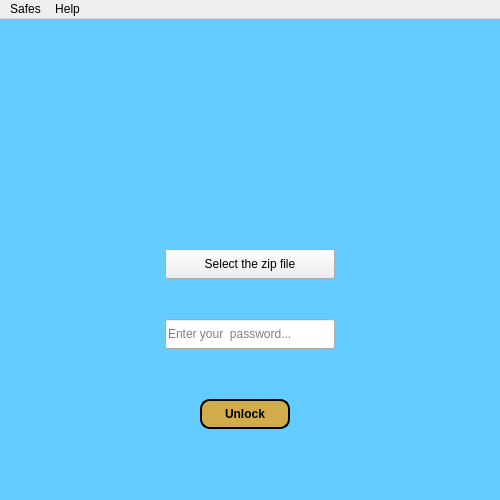
<?xml version="1.0" encoding="UTF-8"?>
<ui version="4.0">
 <class>LoginWindow</class>
 <widget class="QMainWindow" name="LoginWindow">
  <property name="geometry">
   <rect>
    <x>0</x>
    <y>0</y>
    <width>500</width>
    <height>500</height>
   </rect>
  </property>
  <property name="font">
   <font>
    <weight>50</weight>
    <bold>false</bold>
   </font>
  </property>
  <property name="windowTitle">
   <string>Password King Unlock</string>
  </property>
  <property name="styleSheet">
   <string notr="true"/>
  </property>
  <widget class="QWidget" name="central_widget">
   <property name="styleSheet">
    <string notr="true">#central_widget {
	background: #64ccff;
}</string>
   </property>
   <widget class="QLabel" name="logo_label">
    <property name="geometry">
     <rect>
      <x>150</x>
      <y>30</y>
      <width>200</width>
      <height>200</height>
     </rect>
    </property>
    <property name="text">
     <string/>
    </property>
    <property name="pixmap">
     <pixmap resource="../resources.qrc">:/logos/password_king_logo.png</pixmap>
    </property>
    <property name="scaledContents">
     <bool>true</bool>
    </property>
   </widget>
   <widget class="QPushButton" name="select_the_zip_file_button">
    <property name="geometry">
     <rect>
      <x>165</x>
      <y>230</y>
      <width>170</width>
      <height>30</height>
     </rect>
    </property>
    <property name="text">
     <string>Select the zip file</string>
    </property>
   </widget>
   <widget class="QPushButton" name="unlock_button">
    <property name="geometry">
     <rect>
      <x>200</x>
      <y>380</y>
      <width>90</width>
      <height>30</height>
     </rect>
    </property>
    <property name="font">
     <font>
      <weight>75</weight>
      <bold>true</bold>
     </font>
    </property>
    <property name="styleSheet">
     <string notr="true">#unlock_button {
	background: #d0ac4b;
	color: black;
	border: 2px solid black;
	border-radius: 10px;
}</string>
    </property>
    <property name="text">
     <string>Unlock</string>
    </property>
   </widget>
   <widget class="QLabel" name="info_label">
    <property name="geometry">
     <rect>
      <x>50</x>
      <y>420</y>
      <width>400</width>
      <height>50</height>
     </rect>
    </property>
    <property name="styleSheet">
     <string notr="true"/>
    </property>
    <property name="text">
     <string/>
    </property>
    <property name="alignment">
     <set>Qt::AlignCenter</set>
    </property>
    <property name="wordWrap">
     <bool>true</bool>
    </property>
   </widget>
   <widget class="QLabel" name="zip_file_path_label">
    <property name="geometry">
     <rect>
      <x>10</x>
      <y>270</y>
      <width>480</width>
      <height>20</height>
     </rect>
    </property>
    <property name="text">
     <string/>
    </property>
    <property name="alignment">
     <set>Qt::AlignCenter</set>
    </property>
    <property name="wordWrap">
     <bool>false</bool>
    </property>
   </widget>
   <widget class="QLineEdit" name="password_line_edit">
    <property name="geometry">
     <rect>
      <x>165</x>
      <y>300</y>
      <width>170</width>
      <height>30</height>
     </rect>
    </property>
    <property name="inputMethodHints">
     <set>Qt::ImhHiddenText|Qt::ImhNoAutoUppercase|Qt::ImhNoPredictiveText|Qt::ImhSensitiveData</set>
    </property>
    <property name="echoMode">
     <enum>QLineEdit::Password</enum>
    </property>
    <property name="placeholderText">
     <string>Enter your  password...</string>
    </property>
   </widget>
   <widget class="QPushButton" name="eye_button">
    <property name="geometry">
     <rect>
      <x>340</x>
      <y>305</y>
      <width>20</width>
      <height>20</height>
     </rect>
    </property>
    <property name="styleSheet">
     <string notr="true">#eye_button {
	border: none;
}</string>
    </property>
    <property name="text">
     <string/>
    </property>
    <property name="icon">
     <iconset resource="../resources.qrc">
      <normaloff>:/icons/eye-half.png</normaloff>:/icons/eye-half.png</iconset>
    </property>
   </widget>
  </widget>
  <widget class="QMenuBar" name="menu_bar">
   <property name="geometry">
    <rect>
     <x>0</x>
     <y>0</y>
     <width>500</width>
     <height>22</height>
    </rect>
   </property>
   <widget class="QMenu" name="menu_help">
    <property name="title">
     <string>Help</string>
    </property>
    <addaction name="help_page_action"/>
    <addaction name="credits_action"/>
   </widget>
   <widget class="QMenu" name="menu_safes">
    <property name="title">
     <string>Safes</string>
    </property>
    <addaction name="create_a_new_safe_action"/>
   </widget>
   <addaction name="menu_safes"/>
   <addaction name="menu_help"/>
  </widget>
  <action name="create_a_new_safe_action">
   <property name="text">
    <string>Create a new safe</string>
   </property>
  </action>
  <action name="help_page_action">
   <property name="text">
    <string>Help page</string>
   </property>
  </action>
  <action name="credits_action">
   <property name="text">
    <string>Credits</string>
   </property>
  </action>
 </widget>
 <resources>
  <include location="../resources.qrc"/>
 </resources>
 <connections/>
</ui>
